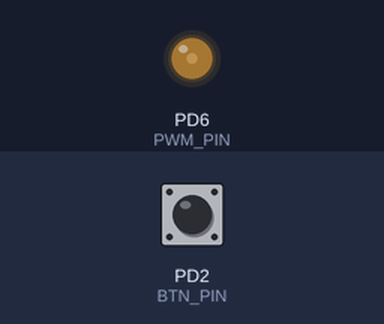
A program run on a simulated ATmega328P, built with avr-gcc and emulated at 16 MHz. Shown: output pins drawn as LEDs (lit = HIGH). The test bench sets the inputs (shaded band); at power-on: PD2 (BTN_PIN) HIGH.

Above: at 1.2 s.
1.3 s: PD2 (BTN_PIN) pulled LOW for 0.15 s
At 1.6 s:
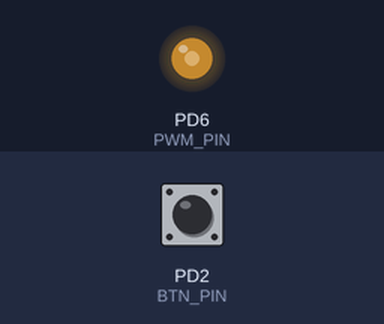
2.9 s: PD2 (BTN_PIN) pulled LOW for 1 s
At 4.0 s:
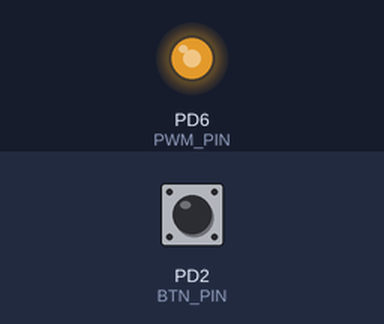
5.4 s: PD2 (BTN_PIN) pulled LOW for 0.15 s
At 5.9 s:
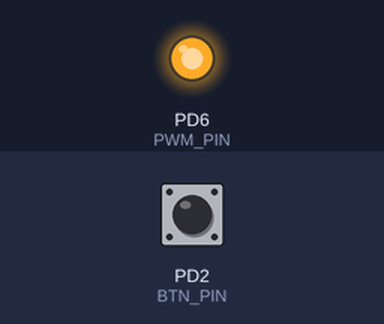
7.0 s: PD2 (BTN_PIN) pulled LOW for 3.2 s
At 8.3 s:
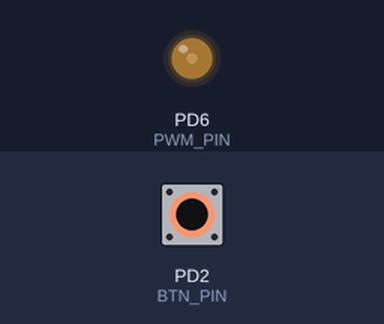
Timing chart, 0 to 10.0 s (numbered marks = the images above; inputs shaded):
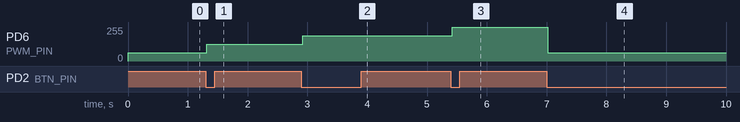

Measured:
- after the input at 1.3 s, PD6 (PWM_PIN): 63/255 → 127/255 at once
- after the input at 2.9 s, PD6 (PWM_PIN): 127/255 → 191/255 at once
- after the input at 5.4 s, PD6 (PWM_PIN): 191/255 → 255/255 at once
- after the input at 7.0 s, PD6 (PWM_PIN): 255/255 → 63/255 at once

The program:

main.c
```c
#include <avr/io.h>
#include <util/delay.h>

#define PWM_PIN     PD6
#define BTN_PIN     PD2
#define DEBOUNCE_MS 20

static const uint8_t duty_percent[4] = { 25, 50, 75, 100 };

static void pwm_init(void)
{
    DDRD |= (1 << PWM_PIN);
    TCCR0A = (1 << COM0A1) | (1 << WGM01) | (1 << WGM00);
    TCCR0B = (1 << CS01) | (1 << CS00);
}

static void pwm_set_percent(uint8_t percent)
{
    OCR0A = (uint8_t)((uint16_t)percent * 256 / 100 - 1);
}


static uint8_t button_pressed_event(void)
{
    static uint8_t stable = 1;
    static uint8_t counter = 0;
    uint8_t raw = (PIND & (1 << BTN_PIN)) ? 1 : 0;

    if (raw == stable) {
        counter = 0;
        return 0;
    }
    if (++counter >= DEBOUNCE_MS) {
        counter = 0;
        stable = raw;
        if (stable == 0)
            return 1;
    }
    return 0;
}

int main(void)
{
    uint8_t level = 0;

    pwm_init();
    pwm_set_percent(duty_percent[level]);

    DDRD &= ~(1 << BTN_PIN);
    PORTD |= (1 << BTN_PIN);

    for (;;) {
        if (button_pressed_event()) {
            level = (level + 1) & 0x03;
            pwm_set_percent(duty_percent[level]);
        }
        _delay_ms(1);
    }
}
```
